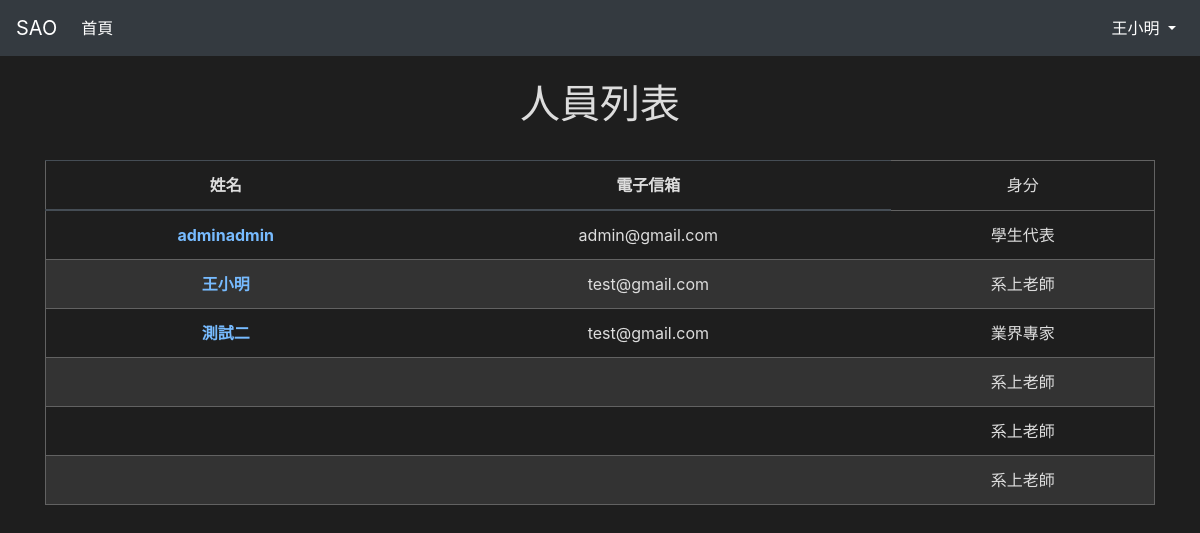
/accounts/ (signed in), run on the app's committed database.
### accounts/models.py (models this page shows, shortened)
class Participant(AbstractUser):
    type = models.IntegerField(choices=TYPE, default=0)  # 與會人員的種類
    class Meta:
        permissions = [
            ("request_for_modifying_meeting_minutes", "發出會議紀錄修改請求"),
            ("create_extempore_motion", "新增臨時動議"),
            ("mail_result", "寄出開會結果"),
        ]

### accounts/views.py (the view)
# urls.py: path("", UserListView.as_view(), name="user-list"),
@method_decorator(login_required(login_url="login"), name="dispatch")
class UserListView(ListView):
    model = Participant
    template_name = "accounts/user_list.html"

### templates/accounts/user_list.html (shortened to what this page needs)
{% extends "base.html" %}
{% block content %}
<br>
<h1>人員列表</h1>
<br>
<div class="table-responsive">
    <table class="table table-dark">
        <thead>
            <tr>
                <th scope="col">姓名</th>
                <th scope="col">電子信箱</th>
                <td scope="col">身分</th>
            </tr>
        </thead>
        <tbody>
            {% for participant in participant_list %}
            <tr>
                <th scope="row">
                    <a
                        href="{% url 'user-profile' participant.profile.id %}">{{ participant.last_name }}{{ participant.first_name }}</a>
                </th>
                <td>{{ participant.email }}</td>
                {% if participant.type == 0 %}
                <td>業界專家</td>
                {% elif participant.type == 1 %}
                <td>學生代表</td>
                {% elif participant.type == 2 %}
                <td>校外老師</td>
                {% elif participant.type == 3 %}
                <td>系助理</td>
                {% elif participant.type == 4 %}
                <td>系上老師</td>
                {% endif %}
            </tr>
            {% endfor %}
        </tbody>
    </table>
</div>
{% endblock %}

### templates/base.html (shortened to what this page needs)
<!DOCTYPE html>
<html>
    <head>
        <link rel="stylesheet" href="https://cdn.jsdelivr.net/npm/bootstrap@4.6.0/dist/css/bootstrap.min.css"
 />
        <link href="https://cdn.jsdelivr.net/gh/gitbrent/bootstrap4-toggle@3.6.1/css/bootstrap4-toggle.min.css"
            rel="stylesheet">
        {% load static %}
        <link rel="stylesheet" href="{% static 'dark.css' %}" />
    </head>
    <body>
        {% include "navbar.html" %}
        <div class="container" style="text-align: center">{% block content %} 要放的內容 {% endblock %}</div>
    </body>
</html>

### templates/navbar.html (shortened to what this page needs)
<nav class="navbar navbar-expand-lg navbar-dark bg-dark">
    <a class="navbar-brand" href="#">SAO</a>
    <div class="collapse navbar-collapse" id="navbarSupportedContent">
        <ul class="navbar-nav mr-auto">
            <li class="nav-item active">
                <a class="nav-link active" aria-current="page" href="{% url 'home' %}">首頁</a>
            </li>
        </ul>
        <ul class="navbar-nav ml-auto">
            {% if user.is_authenticated %}
            <li class="nav-item dropdown">
                <a class="nav-link dropdown-toggle active" href="#" id="navbarDropdown" role="button"
                    data-toggle="dropdown" aria-haspopup="true" aria-expanded="false">
                    {{ user.last_name }}{{ user.first_name }}
                </a>
            </li>
            {% endif %}
        </ul>
    </div>
</nav>

### static/dark.css (style rules this page uses)
body { background-color: #1e1e1e; }
.container { text-align: center; }
h1, h2, h3, h4, h5, h6, p, li, span, small, label, th, td { color: #ddd }
.table tr { background-color: #1e1e1e; border-color: #626262; }
.table tr:last-child { border-bottom: 1px solid #626262; }
.table tr:nth-child(2n) { background-color: #333; }
.table tr th { color: #ddd; }
.table th, .table td { border-color: #626262; }
.table tr td { color: #ddd; }
.table tr th:first-child, .table tr td:first-child { border-left: 1px solid #626262; }
.table tr th:last-child, .table tr td:last-child { border-right: 1px solid #626262; }
.table a:link { color: #7bf; }

### data on the page
Participant: last_name "王", first_name "小明", email "test@gmail.com", type "系上老師"
Participant: last_name "admin", first_name "admin", email "admin@gmail.com", type "學生代表"
Participant: last_name "測試", first_name "二", email "test@gmail.com", type "業界專家"
Participant: type "系上老師"
Participant: type "系上老師"
Participant: type "系上老師"
